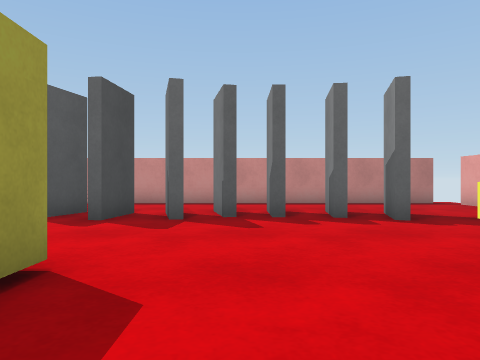
View 1 (above)

17 first-person views from a walk through a scene from a Unity 3-D project. The camera is 0.42 m above the floor, looks level and sees 70° across. The floor is counted in squares, 0.5 m on a side. Each view is taken from the middle of a square. On the plan, view 1 faces up. The plan holds only what a view shows up to about 11 squares ahead; the rest is blank. The player character is not drawn.

View 2
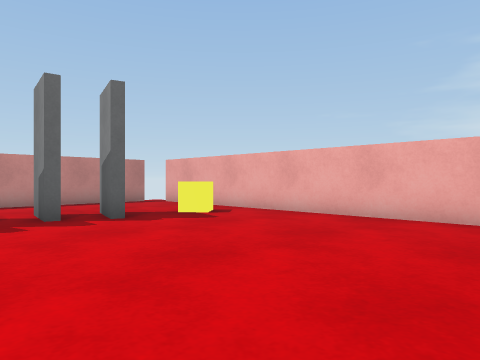

View 3
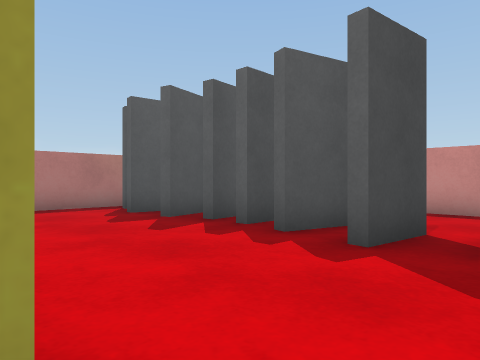

View 4
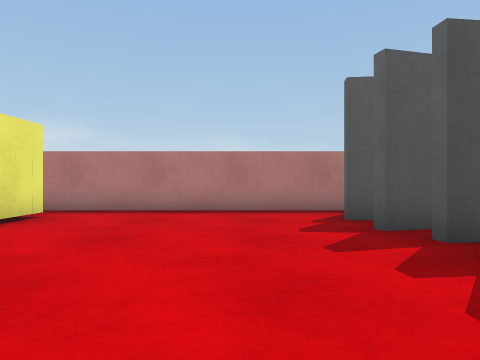

View 5
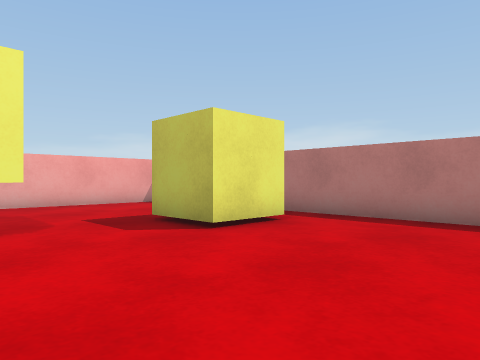

View 6
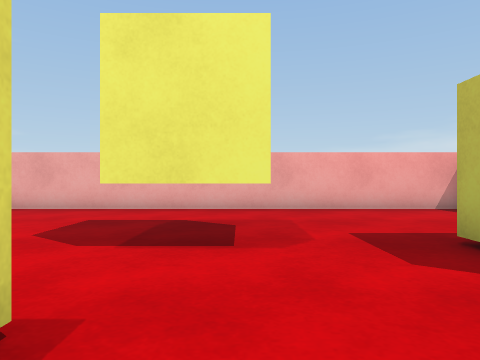

View 7
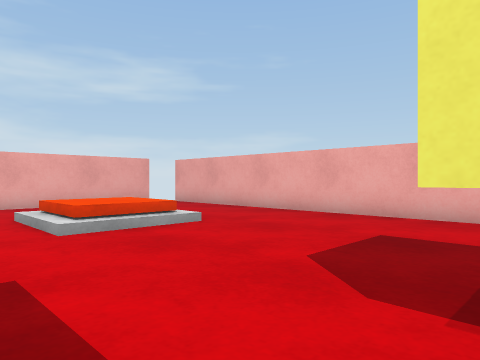

View 8
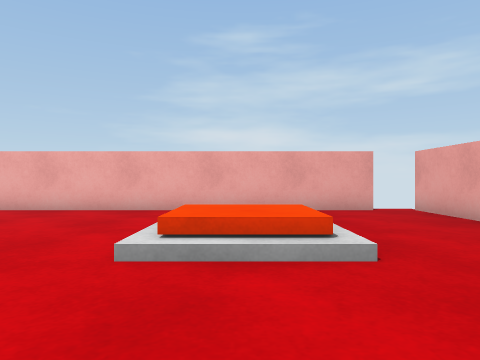

View 9
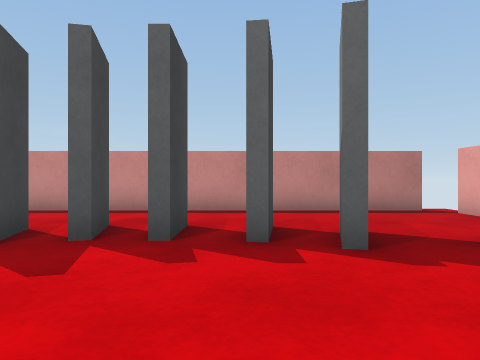

View 10
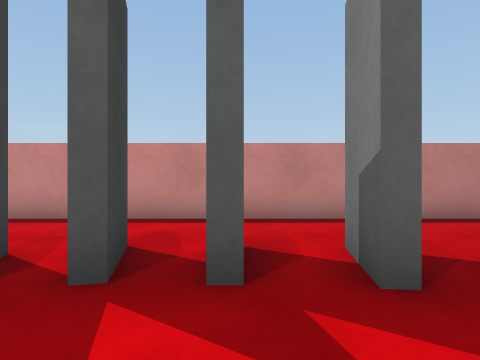

View 11
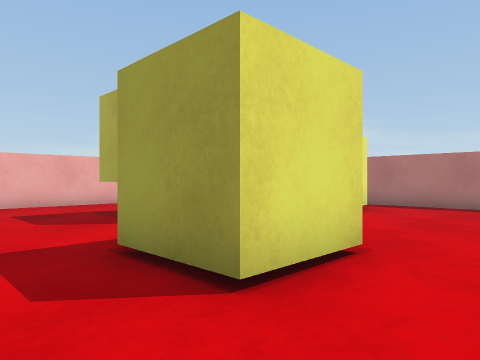

View 12
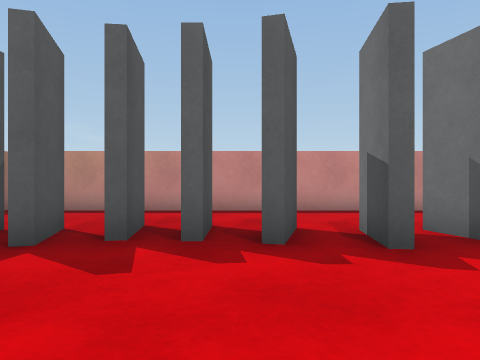

View 13
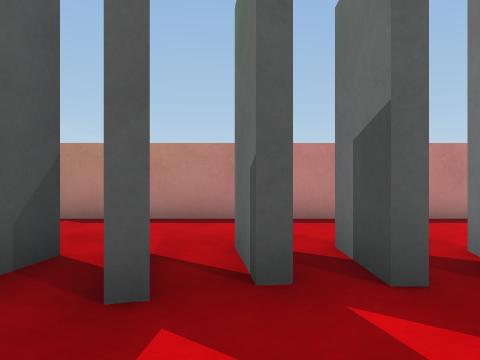

View 14
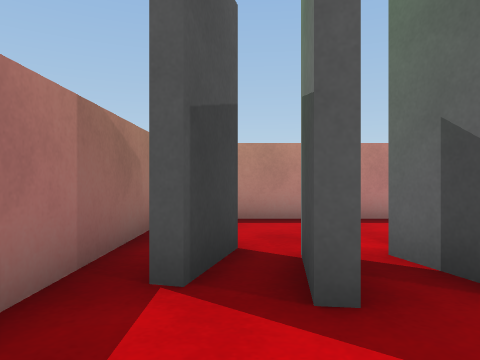

View 15
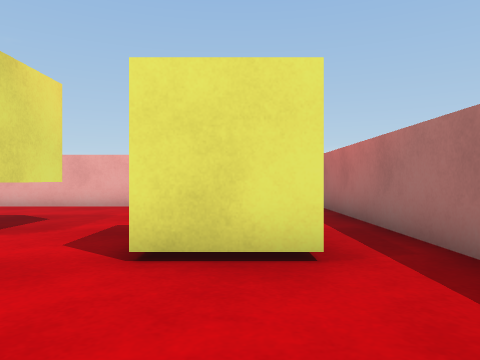

View 16
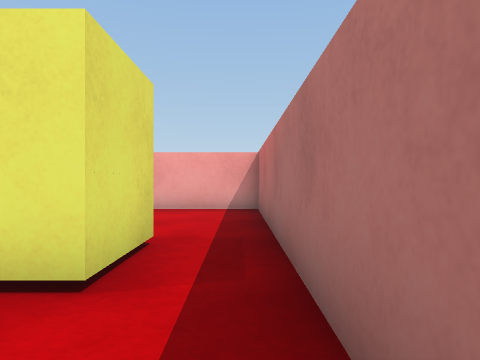

View 17
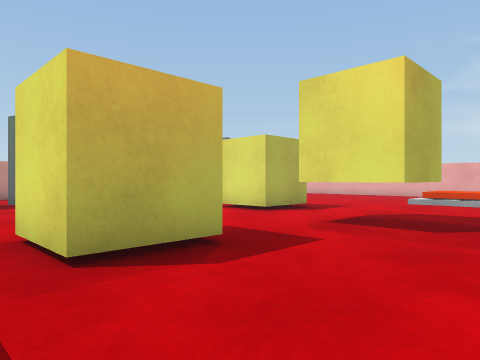

### Floor plan
Key: @ floor where view 1 was taken; # wall or solid block; x gap in a wall; . floor; / step, stairs or slope; T thing the floor can be seen under or through; C yellow cube; O other object.
Columns run from 12 left of view 1 to 8 right of it. Each row starts with its distance up from view 1.
 13 #x#################x
 12 #...................x
 11 #...................#
 10 #...................
  9 #.TTTTT.TTTTTTT....
  8 #xTTTTTxTTTTTTT.#.C.#
  7 #..##...........#CC.#
  6 #...................#
  5 #...................#
  4 #...................#
  3 #.......OOO.........#
  2 #.......O O.........#
  1 #........OO.........#
  0 #.OOO.......@.......#
 -1 #.OOO..CCC....///...#
 -2 #......C C..../    .#
 -3 #......CCC..../     #
 -4 #...................#
 -5 #...................#
 -6 #...................
 -7 #####################

Where each view was taken, in squares from view 1:
view 1: 0 up, 0 right, facing up
view 2: 0 up, 0 right, facing up-right
view 3: 3 up, 1 left, facing up-left
view 4: 5 up, 2 left, facing left
view 5: 5 up, 4 left, facing down-left
view 6: 3 up, 5 left, facing down
view 7: 1 up, 4 left, facing down-right
view 8: 2 down, 2 left, facing right
view 9: 3 up, 2 right, facing up
view 10: 5 up, 1 right, facing up
view 11: 5 up, 0 right, facing down-left
view 12: 3 up, 5 left, facing up
view 13: 5 up, 7 left, facing up
view 14: 5 up, 10 left, facing up
view 15: 4 up, 9 left, facing down
view 16: 3 up, 11 left, facing down
view 17: 5 down, 11 left, facing up-right
